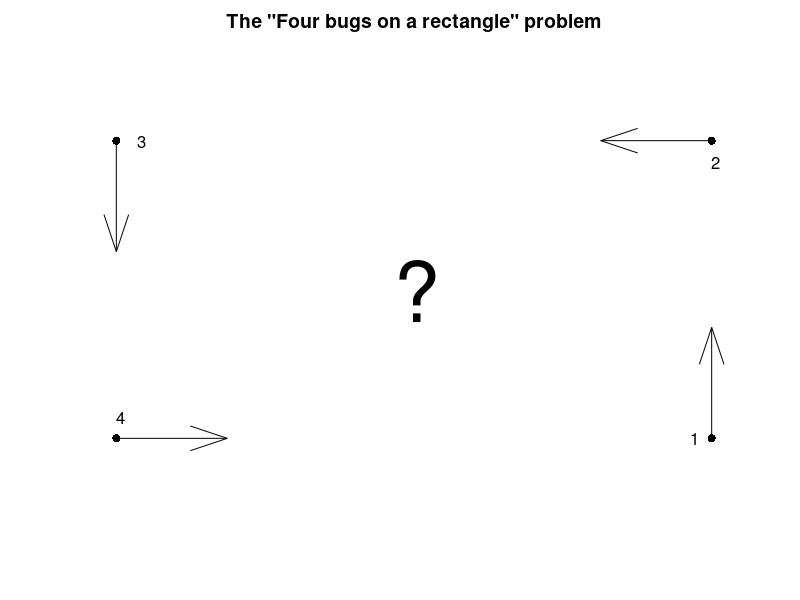

This chart was generated by the following MATLAB code: (Note: this script raises an error after producing the figure.)
%% Four bugs on a rectangle
% Hrothgar, 5th November 2013

%%
% (Chebfun example ode/FourBugs.m)
% [Tags: #nonlinearODE]

%%
% Problem: Four particles start at $t=0$ at the vertices of a
% $2\times1$ rectangle. Each one chases the particle to its
% left with speed $1$. When does a collision occur?

format long, format compact
LW = 'linewidth'; FS = 'fontsize'; MS = 'markersize';

%% Introduction
% The above problem was posed by Trefethen [1] to students
% as an extension of a similar problem
% made famous by the great Martin Gardner in 1957, for whom the
% particles were instead bugs that begun on the corners of a square.

%%
% Here is a diagram of the rectangle version of the problem,
% which we will use Chebfun to solve. What paths
% will the bugs take, and when will they collide?
xx = [-1 1 1 -1];  yy = [-1 -1 1 1]/2;
uu = [1 0 -1 0];  vv = [0 1 0 -1];
quiver(xx, yy, uu, vv, 1/3, 'k-'), hold on
plot(xx, yy, 'k.', MS, 18), text(-.07,0,'?','FontSize',60)
hold off
text(.93,-.5,'1',FS,12), text(1,.43,'2',FS,12),
text(-.93,.5,'3',FS,12), text(-1,-.43,'4',FS,12)
axis tight equal off
title('The "Four bugs on a rectangle" problem', FS, 14)

%% The system of ODEs
% For notational and computational convenience, we will
% place the bugs on the corners of a $2\times1$ rectangle
% centered at the origin in the complex plane. By symmetry,
% bugs 1 and 3 will follow the same path rotated $180^{\circ}$,
% and so will 2 and 4. Thus the bugs will always form a
% parallelogram centered at the origin as they converge.

%%
% The system of ODEs that describes the motion of the bugs
% is derived as follows. We denote the position of bug $k$
% as $z_k$ and the lengths of the sides of the parallelogram
% they form as $\ell_1$ and $\ell_2$. We let $\theta$ denote the
% internal angle formed by $z_2$ and its neighbors and $\phi$
% the orientation of the system, equal to $\arg(z_2 - z_1)$.
% Now a system of ODEs governing the dance of the bugs
% may be written down [1]:
%%
% $$ \frac{\mathrm{d}z_1}{\mathrm{d}t} = \frac{z_2 - z_1}{|z_2 - z_1|}, \qquad
% \frac{\mathrm{d}z_2}{\mathrm{d}t} = \frac{- z_2 - z_1}{|z_2 + z_1|}, $$
%%
% $$ \ell_1 \mathrm{e}^{\mathrm{i}\phi} = z_2 - z_1, \qquad
% \ell_2 \mathrm{e}^{\mathrm{i}(\phi-\theta)} = z_1 + z_2. $$
%%
% However, it will be more convenient for us to work in an
% equivalent system in the variables $\ell_1, \ell_2, \phi, \theta$:
%%
% $$ \frac{\mathrm{d}\ell_1}{\mathrm{d}t} = -1 - \cos\theta, \qquad
% \frac{\mathrm{d}\ell_2}{\mathrm{d}t} = -1 + \cos\theta, $$
%%
% $$ \frac{\mathrm{d}\theta}{\mathrm{d}t} = \left( \frac{1}{\ell_1}
%     - \frac{1}{\ell_2} \right) \sin\theta, \qquad
% \frac{\mathrm{d}\phi}{\mathrm{d}t} = \frac{\sin\theta}{\ell_1}. $$

%%
% The question of when the bugs collide is ready to be answered.
% If we add the derivatives of the side lengths, we find
% that $\frac{\mathrm{d}\ell_1}{\mathrm{d}t} - \frac{\mathrm{d}\ell_2}{\mathrm{d}t} = -2$,
% indicating that the rate of change of the
% perimeter of the parallelogram (twice the above) is the constant $-4$.
% The perimeter begins as $6$, so after exactly $1.5$ time units the
% bugs should collide at the origin.

%%
% However, there is much more
% to this problem than just the final collision time!

%% Solution with Chebfun
% We can set up the bugs' dance as a system of ODEs in Chebfun
% to be solved with Chebfun's overload of ODE113:
interval = [-1.5, -.01]; % There is a singularity at t = 0.
opts = odeset('abstol', 5e-14, 'reltol', 5e-14);
fun = @(t, u) ... % u = [theta, phi, ell1, ell2]
      [ (1./u(3)-1./u(4)).*sin(u(1));
        sin(u(1))./u(3);
        -cos(u(1))-1;
        cos(u(1))-1 ];
initial_conds = [pi/2, pi/2, 1, 2];
u = chebfun.ode113(fun, interval, initial_conds, opts);

%%
% The variable `u` is now a 4-column quasimatrix containing
% the solution to the system of differential equations.
% With some simple transformations we can reconstruct the
% paths of the four bugs in the complex plane.
theta = u(:,1);  phi = u(:,2);  ell1 = u(:,3);  ell2 = u(:,4);
bugs      = ( ell2.*exp(1i*(phi-theta)) - ell1.*exp(1i*phi) )/2;
bugs(:,2) = ( ell2.*exp(1i*(phi-theta)) + ell1.*exp(1i*phi) )/2;
bugs(:,3) = -bugs(:,1);  bugs(:,4) = -bugs(:,2);  bugs(:,5) = bugs(:,1);

%%
% Here is a plot of their movement toward the origin.
plot(bugs, LW, 2), hold on
plot(xx, yy, 'k.', MS, 18), hold off, axis equal off
title('The dance of four bugs on a rectangle', FS, 14)

%%
% As explained above, the bugs always form a parallelogram
% as they converge. What is less obvious is how the
% parallelogram transforms as the bugs approach the origin.
% Here are some level sets of the bugs' approach.
for t = linspace(-1.5, -.01, 7),
    plot(bugs(t,:), 'k.-', MS, 18), hold on
end
ylim([-.55 .55])
title('The dance of four bugs on a rectangle, with level sets', FS, 14)
hold off

%%
% Here are the side lenghts as functions of time:
plot(ell1, 'r-', ell2, 'b-', LW, 2)
legend('length of sides 1,3', 'length of sides 2,4')
title('Parallelogram side lengths over time', FS, 14)

%%
% We can verify that the perimeter of
% the bugs' parallelogram decreases at the constant rate 4.
plot(2*diff(ell1 + ell2), 'k-', LW, 2)
ylim([-7 0])
title('Rate of change of parallelogram perimeter', FS, 14)

%% Computing critical times
% The exposition in [1] also includes discussion of critical times
% at which the bugs form special shapes. In particular,
% at each $t\in t_\mathrm{rect}$ the bugs form a rectangle, and
% at each $t\in t_\mathrm{rhomb}$ the bugs form a rhombus.
% (The bugs form these shapes infinitely many times,
% but after the first few steps of their dance, the spatial scale
% has shrunk so much that we cannot hope to compute exact
% time values on a computer using this method.)
% Here is one way to find the first two times in $t_\mathrm{rect}$
% using Chebfun. We can construct a chebfun to test the orthogonality
% of the parallelogram at any
% point in time. The roots of that function will then
% correspond to the times at which the bugs form a rectangle.
F_rect = chebfun(@(t) theta(t)-pi/2, interval);
t_rect_exact  = [-1.5; -0.148243863926]; % from Chapman et al. [1]
t_rect_est = roots(F_rect);              % Chebfun estimates
fprintf('{t_rect} exact (Chapman et al.):    %-2.16f    %-16.12f\n', t_rect_exact)
fprintf('{t_rect} estimated by Chebfun:      %-2.16f    %-16.16f\n', t_rect_est)

%%
% Our second computed answer agrees to every digit with the time given in [1],
% and there is a chance that Chebfun has does even better. (The tolerance of
% the ODE solver was set to 5e-14, so in fact we should expect that
% Chebfun has done one digit better.)

%%
% If we construct a similar chebfun to test the equality of the
% parallelogram's side lengths, then its roots will correspond to
% the times when the bugs form a rhombus.
F_rhomb = chebfun(@(t) sum(diff(abs(bugs(t,1:4) - bugs(t,2:5)))), ...
            interval, 'vectorize');
t_rhomb_exact = [-0.328190029216; -0.011365703053]; % from Chapman et al. [1]
t_rhomb_est = roots(F_rhomb);                       % Chebfun estimates
fprintf('{t_rhomb} exact (Chapman et al.):    %-19.12f    %-12.12f\n', t_rhomb_exact)
fprintf('{t_rhomb} estimated by Chebfun:      %-16.16f    %-16.16f\n', t_rhomb_est)

%%
% Again, Chebfun gives an answer correct to as many digits as are
% available.

%%
% Let us plot the special configurations.
% First, the first rhombus:
plot(bugs, 'interval', [-1.5 tt(3)], LW, 2), hold on
plot(bugs(tt(3),:), 'k.-', MS, 18), hold off
axis equal, zoom(1.8), axis off
title(['rhombus, t = ' num2str(tt(3),10)], FS, 12)

%%
% Now the second rectangle:
plot(bugs, 'interval', [-1.5 tt(2)], LW, 2), hold on
plot(bugs(tt(2),:), 'k.-', MS, 18), hold off
axis equal, zoom(4.4), axis off
title(['rectangle, t = ' num2str(tt(2),10)], FS, 12)

%%
% Finally, the second rombus, flattened nearly to one dimension.
plot(bugs, 'interval', [-1.5 tt(4)], LW, 2), hold on
plot(bugs(tt(4),:), 'k.-', MS, 18), hold off
axis equal, zoom(52), axis off
title(['rhombus, t = ' num2str(tt(4),10)], FS, 12)

%%
% References:
%
% [1] S. J. Chapman, James Lottes, and Lloyd N. Trefethen.
% "Four bugs on a rectangle." _Proceedings of the Royal Society A_,
% 467, no. 2127 (2011): 881-896.
